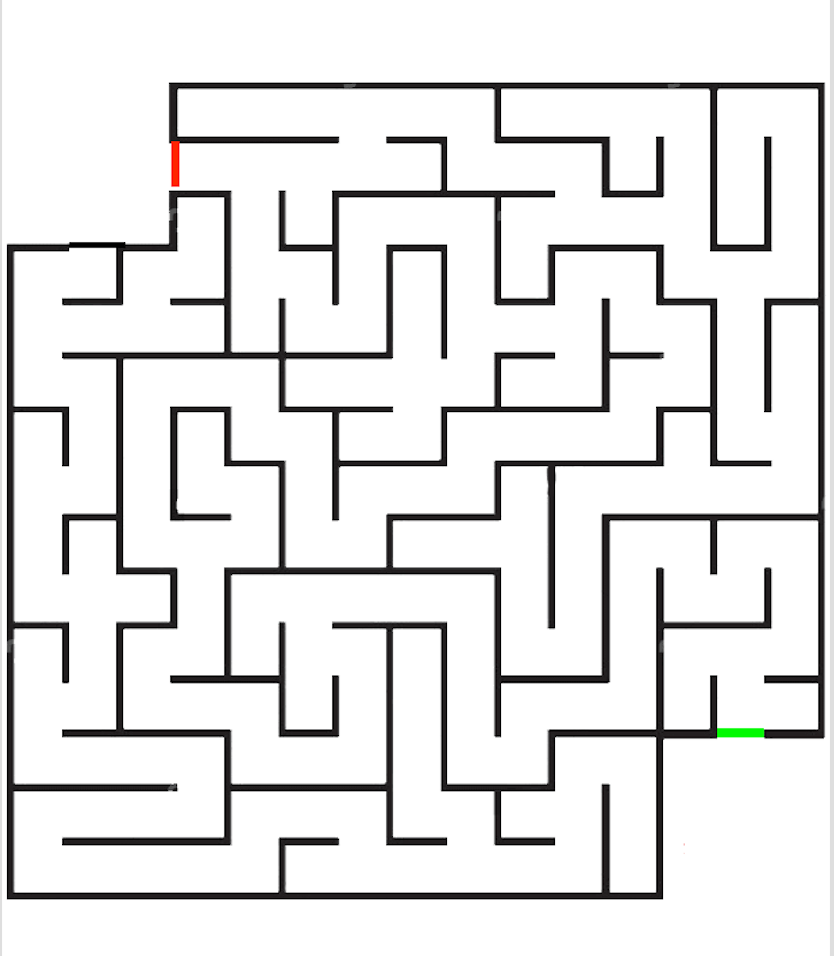
#> input picture maze.png, 834 x 956 px
$ python EntranceAndExit.py
#> lines starting #> are read from the running program, lines starting #| are printed output that depends on the picture; after the words box and inside, x2 and y2 are one past the last pixel; in counts of white or black regions, pixels touching at a corner belong together
import cv2
import numpy as np

def find_entrance_by_color(image, lower_color=np.array([0,100,0]), upper_color=np.array([1,255,1])):
    mask = cv2.inRange(image, lower_color, upper_color)
    return mask


def main():
    image = cv2.imread("maze.png")
#> image is the input picture: shape (956, 834, 3); mean B, G, R 229.2, 229.2, 229.4

    mask_entrance = find_entrance_by_color(image)
#> in find_entrance_by_color, `mask = cv2.inRange(image, lower_color, upper_color)`:
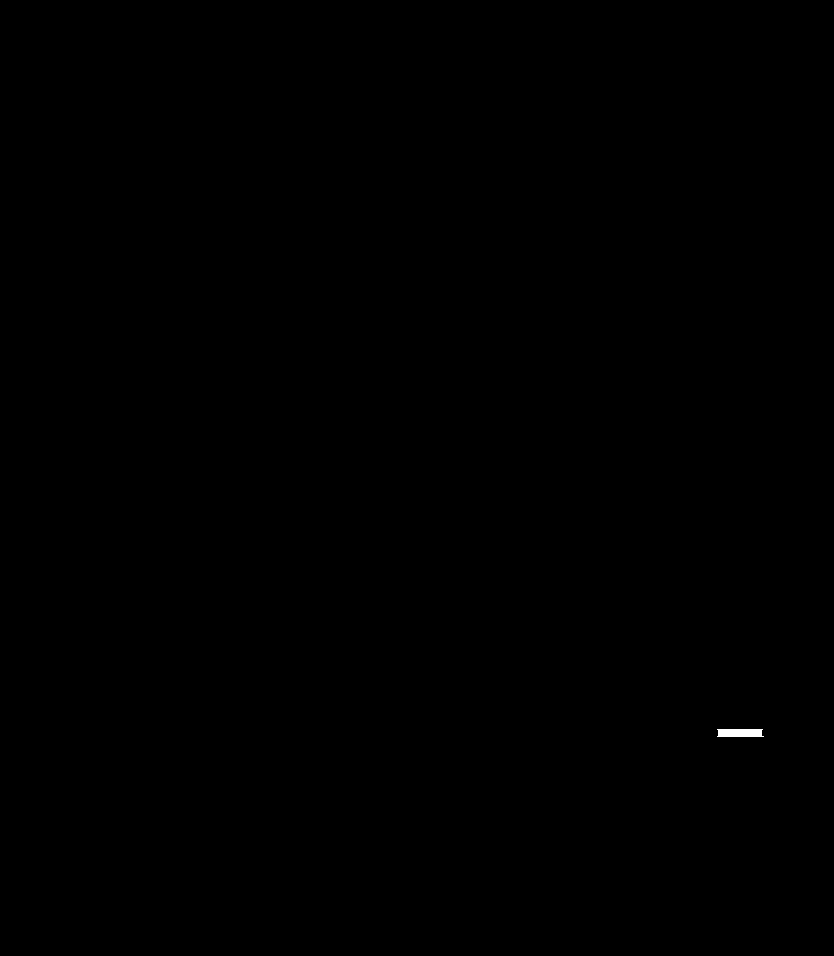
#> mask: shape (956, 834); 0.04% white; 1 white region, box (x1, y1, x2, y2) and area: (717, 729, 764, 737) 357
    mask_exit = find_entrance_by_color(image, lower_color=np.array([0,0,100]), upper_color=np.array([1,1,255]))
#> in find_entrance_by_color (call 2), `mask = cv2.inRange(image, lower_color, upper_color)`: mask: shape (956, 834); 0.01% white in thin lines or dots, all inside (x1, y1, x2, y2) = (172, 142, 180, 186)

    while True:
        cv2.imshow("Green", mask_entrance)
        cv2.imshow("Red", mask_exit)

        if cv2.waitKey() == 27:
#> (key Esc is pressed here)
            break

main()
